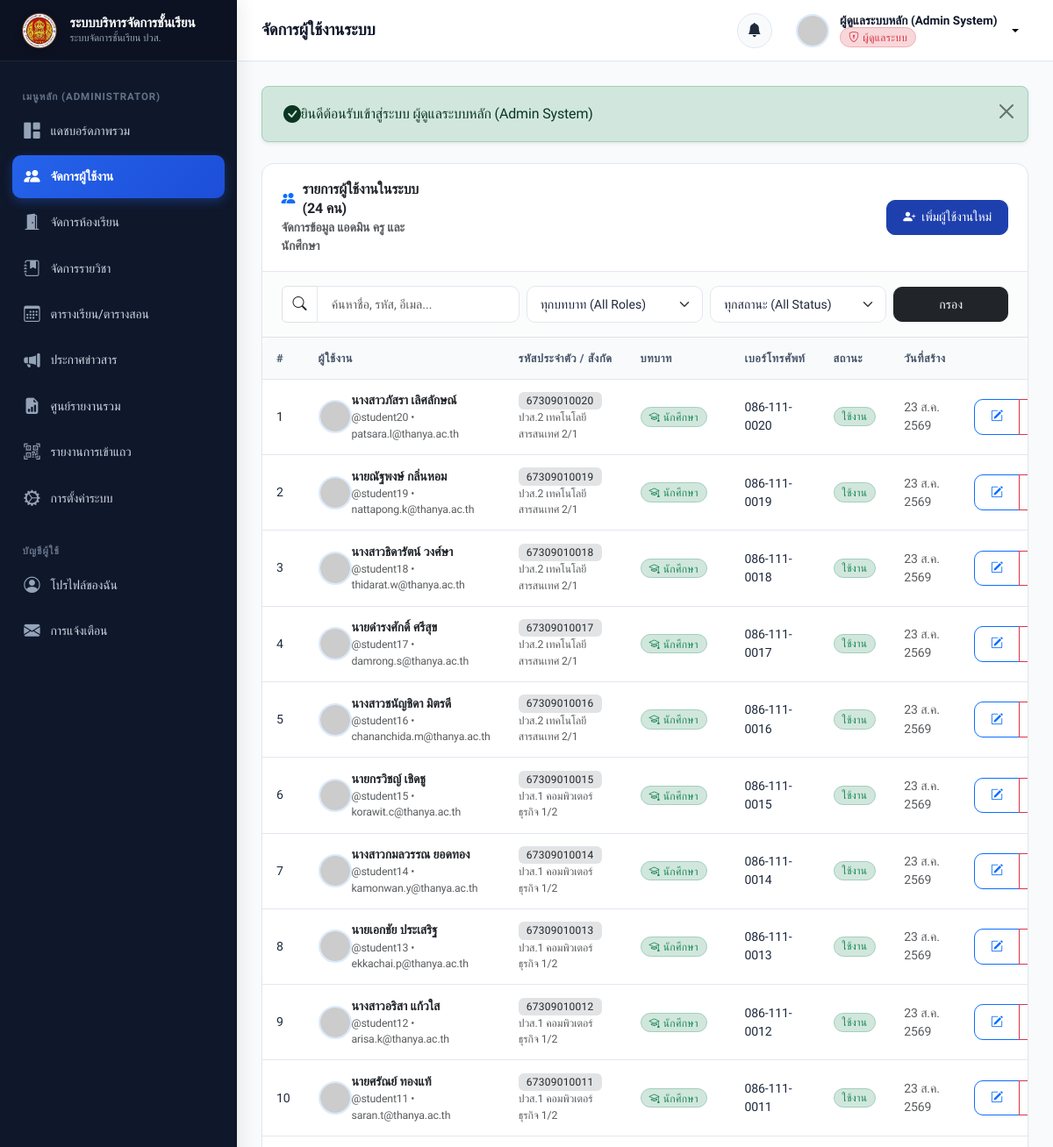
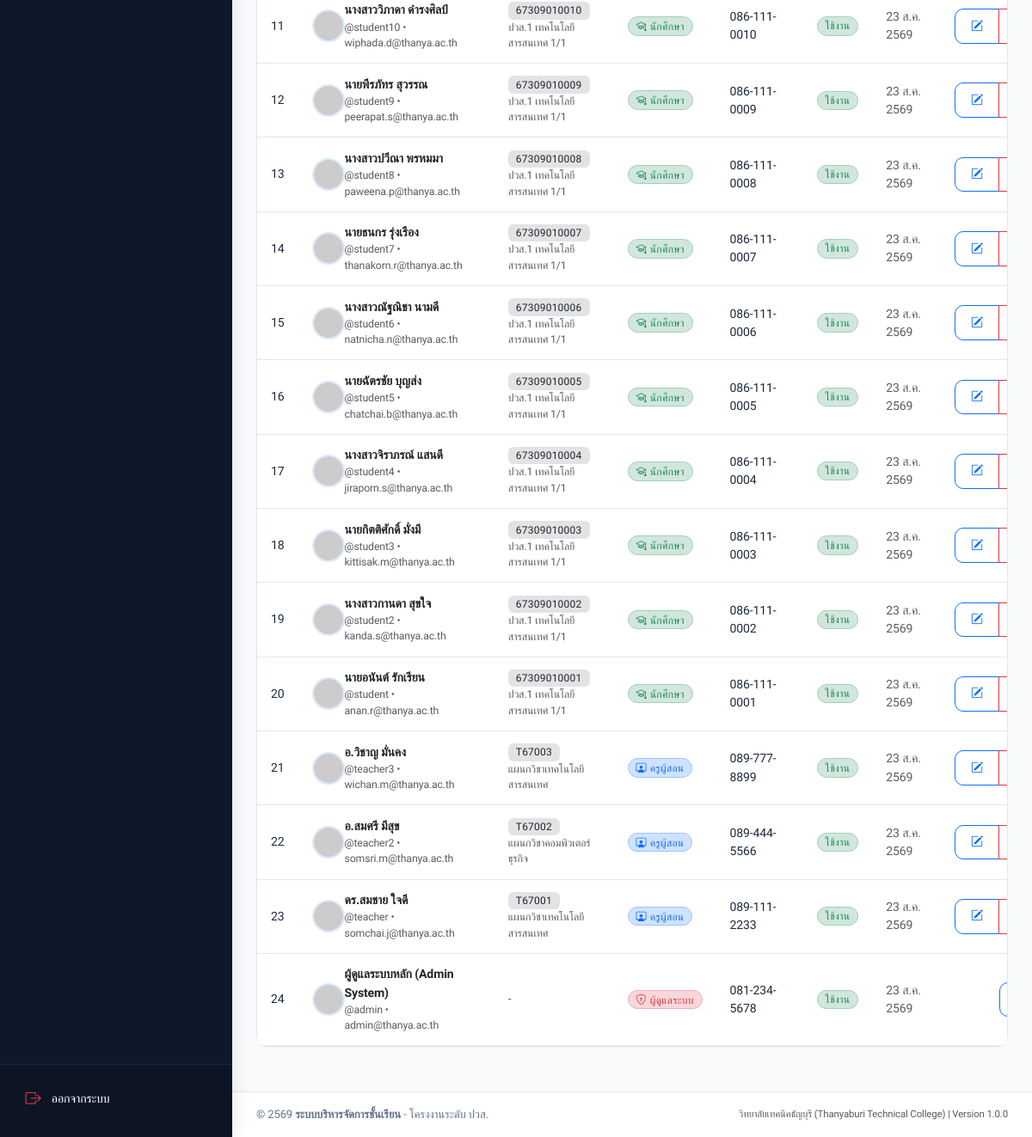
The page /admin/users.php (signed in) on the database its author committed (2 pictures, top to bottom).
### tables this page shows
CREATE TABLE `users` (
  `id` INT AUTO_INCREMENT PRIMARY KEY,
  `username` VARCHAR(50) NOT NULL UNIQUE,
  `password` VARCHAR(255) NOT NULL,
  `role` ENUM('admin', 'teacher', 'student') NOT NULL DEFAULT 'student',
  `email` VARCHAR(100) NOT NULL UNIQUE,
  `full_name` VARCHAR(100) NOT NULL,
  `phone` VARCHAR(20) DEFAULT NULL,
  `avatar` VARCHAR(255) DEFAULT NULL,
  `status` ENUM('active', 'inactive') NOT NULL DEFAULT 'active',
  `created_at` DATETIME NOT NULL DEFAULT CURRENT_TIMESTAMP,
  `updated_at` DATETIME NOT NULL DEFAULT CURRENT_TIMESTAMP ON UPDATE CURRENT_TIMESTAMP,
  INDEX `idx_users_role` (`role`),
  INDEX `idx_users_status` (`status`)
);

CREATE TABLE `students` (
  `id` INT AUTO_INCREMENT PRIMARY KEY,
  `user_id` INT NOT NULL UNIQUE,
  `student_code` VARCHAR(20) NOT NULL UNIQUE,
  `classroom_id` INT NOT NULL,
  `gender` ENUM('male', 'female', 'other') DEFAULT 'male',
  `birth_date` DATE DEFAULT NULL,
  `address` TEXT DEFAULT NULL,
  `parent_name` VARCHAR(100) DEFAULT NULL,
  `parent_phone` VARCHAR(20) DEFAULT NULL,
  `created_at` DATETIME NOT NULL DEFAULT CURRENT_TIMESTAMP,
  `updated_at` DATETIME NOT NULL DEFAULT CURRENT_TIMESTAMP ON UPDATE CURRENT_TIMESTAMP,
  CONSTRAINT `fk_students_user` FOREIGN KEY (`user_id`) REFERENCES `users` (`id`) ON DELETE CASCADE,
  CONSTRAINT `fk_students_classroom` FOREIGN KEY (`classroom_id`) REFERENCES `classrooms` (`id`) ON DELETE RESTRICT,
  INDEX `idx_students_code` (`student_code`),
  INDEX `idx_students_classroom` (`classroom_id`)
);

CREATE TABLE `classrooms` (
  `id` INT AUTO_INCREMENT PRIMARY KEY,
  `name` VARCHAR(100) NOT NULL,
  `level` VARCHAR(20) NOT NULL,
  `department` VARCHAR(100) NOT NULL DEFAULT 'แผนกวิชาเทคโนโลยีสารสนเทศ',
  `academic_year` VARCHAR(10) NOT NULL DEFAULT '2567',
  `homeroom_teacher_id` INT DEFAULT NULL,
  `description` VARCHAR(255) DEFAULT NULL,
  `created_at` DATETIME NOT NULL DEFAULT CURRENT_TIMESTAMP,
  `updated_at` DATETIME NOT NULL DEFAULT CURRENT_TIMESTAMP ON UPDATE CURRENT_TIMESTAMP
);

CREATE TABLE `teachers` (
  `id` INT AUTO_INCREMENT PRIMARY KEY,
  `user_id` INT NOT NULL UNIQUE,
  `teacher_code` VARCHAR(20) NOT NULL UNIQUE,
  `department` VARCHAR(100) NOT NULL DEFAULT 'แผนกวิชาเทคโนโลยีสารสนเทศ',
  `position` VARCHAR(100) NOT NULL DEFAULT 'ครูชำนาญการ',
  `created_at` DATETIME NOT NULL DEFAULT CURRENT_TIMESTAMP,
  `updated_at` DATETIME NOT NULL DEFAULT CURRENT_TIMESTAMP ON UPDATE CURRENT_TIMESTAMP,
  CONSTRAINT `fk_teachers_user` FOREIGN KEY (`user_id`) REFERENCES `users` (`id`) ON DELETE CASCADE
);

### includes/auth.php (called while the page is built, shortened)
<?php
require_once __DIR__ . '/csrf.php';
function isLoggedIn(): bool {
    return isset($_SESSION['user_id']) && !empty($_SESSION['user_id']);
}
function getCurrentUser(): ?array {
    return [
        'id'        => $_SESSION['user_id'] ?? null,
        'username'  => $_SESSION['username'] ?? '',
        'full_name' => $_SESSION['full_name'] ?? '',
        'email'     => $_SESSION['email'] ?? '',
        'role'      => $_SESSION['role'] ?? '',
        'avatar'    => $_SESSION['avatar'] ?? null,
        'role_id'   => $_SESSION['role_id'] ?? null,
        'classroom_id' => $_SESSION['classroom_id'] ?? null,
        'code'      => $_SESSION['user_code'] ?? ''
    ];
}

### includes/csrf.php (called while the page is built, shortened)
<?php
function generateCsrfToken(): string {
    return $_SESSION['csrf_token'];
}

### admin/users.php (the view, shortened to what this page needs)
<?php
require_once __DIR__ . '/../includes/auth.php';
require_once __DIR__ . '/../includes/csrf.php';
require_once __DIR__ . '/../includes/functions.php';
$pageTitle = 'จัดการผู้ใช้งานระบบ';
$search = trim($_GET['search'] ?? '');
$roleFilter = trim($_GET['role'] ?? 'all');
$statusFilter = trim($_GET['status'] ?? 'all');
$sql = "
    SELECT u.*,
           s.student_code, c.name as classroom_name,
           t.teacher_code, t.department
    FROM users u
    LEFT JOIN students s ON u.id = s.user_id
    LEFT JOIN classrooms c ON s.classroom_id = c.id
    LEFT JOIN teachers t ON u.id = t.user_id
    WHERE 1=1
";
$params = [];
$sql .= " ORDER BY u.id DESC";
try {
    $stmt = $pdo->prepare($sql);
    $stmt->execute($params);
    $users = $stmt->fetchAll();
} catch (PDOException $e) {
    $dbError = $e->getMessage();
    $users = [];
}
require_once __DIR__ . '/../includes/header.php';
require_once __DIR__ . '/../includes/sidebar.php';
require_once __DIR__ . '/../includes/navbar.php';
?>
<div class="card">
    <div class="card-header flex-column flex-md-row gap-3 align-items-start align-items-md-center">
        <div>
            <h5 class="card-title mb-0"><i class="bi bi-people-fill text-primary"></i> รายการผู้ใช้งานในระบบ (<?= count($users) ?> คน)</h5>
            <div class="small text-muted">จัดการข้อมูล แอดมิน ครู และนักศึกษา</div>
        </div>
        <div class="d-flex gap-2 w-100 w-md-auto justify-content-md-end">
            <a href="<?= BASE_URL ?>admin/user-form.php" class="btn btn-primary">
                <i class="bi bi-person-plus-fill"></i> เพิ่มผู้ใช้งานใหม่
            </a>
        </div>
    </div>
    <div class="card-body border-bottom bg-light bg-opacity-50 py-3">
        <form action="<?= BASE_URL ?>admin/users.php" method="GET" class="row g-2 align-items-center">
            <div class="col-md-4 col-12">
                <div class="input-group">
                    <span class="input-group-text bg-white"><i class="bi bi-search"></i></span>
                    <input type="text" name="search" class="form-control" placeholder="ค้นหาชื่อ, รหัส, อีเมล..." value="<?= htmlspecialchars($search) ?>">
                </div>
            </div>
            <div class="col-md-3 col-6">
                <select name="role" class="form-select" onchange="this.form.submit()">
                    <option value="all" <?= $roleFilter === 'all' ? 'selected' : '' ?>>ทุกบทบาท (All Roles)</option>
                </select>
            </div>
            <div class="col-md-3 col-6">
                <select name="status" class="form-select" onchange="this.form.submit()">
                    <option value="all" <?= $statusFilter === 'all' ? 'selected' : '' ?>>ทุกสถานะ (All Status)</option>
                </select>
            </div>
            <div class="col-md-2 col-12 d-flex gap-2">
                <button type="submit" class="btn btn-dark w-100">กรอง</button>
            </div>
        </form>
    </div>
    <div class="table-responsive">
        <table class="table table-hover align-middle mb-0" id="usersTable">
            <thead>
                <tr>
                    <th style="width: 50px;">#</th>
                    <th>ผู้ใช้งาน</th>
                    <th>รหัสประจำตัว / สังกัด</th>
                    <th>บทบาท</th>
                    <th>เบอร์โทรศัพท์</th>
                    <th>สถานะ</th>
                    <th>วันที่สร้าง</th>
                    <th class="text-end" style="width: 120px;">จัดการ</th>
                </tr>
            </thead>
            <tbody>
                <?php if (empty($users)): ?>
                    <tr>
                        <td colspan="8" class="text-center py-5 text-muted">
                            <i class="bi bi-inbox fs-1 d-block mb-2 text-secondary"></i>
                            ไม่พบข้อมูลผู้ใช้งานที่ตรงกับเงื่อนไข
                        </td>
                    </tr>
                <?php else: ?>
                    <?php foreach ($users as $index => $u): ?>
                        <tr>
                            <td><?= $index + 1 ?></td>
                            <td>
                                <div class="d-flex align-items-center gap-2.5">
                                    <img src="<?= getUserAvatarUrl($u['avatar'], $u['full_name']) ?>" class="user-avatar" alt="Avatar">
                                    <div>
                                        <div class="fw-semibold text-dark"><?= htmlspecialchars($u['full_name']) ?></div>
                                        <div class="small text-muted">@<?= htmlspecialchars($u['username']) ?> &bull; <?= htmlspecialchars($u['email']) ?></div>
                                    </div>
                                </div>
                            </td>
                            <td>
                                <?php if ($u['role'] === 'student'): ?>
                                    <span class="badge bg-secondary-subtle text-dark"><?= htmlspecialchars($u['student_code'] ?? '-') ?></span>
                                    <div class="small text-muted mt-0.5"><?= htmlspecialchars($u['classroom_name'] ?? 'ไม่มีห้องเรียน') ?></div>
                                <?php elseif ($u['role'] === 'teacher'): ?>
                                    <span class="badge bg-secondary-subtle text-dark"><?= htmlspecialchars($u['teacher_code'] ?? '-') ?></span>
                                    <div class="small text-muted mt-0.5"><?= htmlspecialchars($u['department'] ?? '-') ?></div>
                                <?php else: ?>
                                    <span class="text-muted">-</span>
                                <?php endif; ?>
                            </td>
                            <td><?= getRoleBadge($u['role']) ?></td>
                            <td class="small"><?= htmlspecialchars($u['phone'] ?? '-') ?></td>
                            <td>
                                <?php if ($u['status'] === 'active'): ?>
                                    <span class="badge bg-success-subtle text-success border border-success-subtle rounded-pill">ใช้งาน</span>
                                <?php else: ?>
                                    <span class="badge bg-danger-subtle text-danger border border-danger-subtle rounded-pill">ปิดใช้งาน</span>
                                <?php endif; ?>
                            </td>
                            <td class="small text-muted"><?= formatThaiDate($u['created_at'], false, true) ?></td>
                            <td class="text-end">
                                <div class="btn-group btn-group-sm">
                                    <a href="<?= BASE_URL ?>admin/user-form.php?id=<?= $u['id'] ?>" class="btn btn-outline-primary" title="แก้ไข">
                                        <i class="bi bi-pencil-square"></i>
                                    </a>
                                    <?php if ($u['id'] !== $currentUser['id']): ?>
                                        <button type="button" class="btn btn-outline-danger" title="ลบ" onclick="confirmDelete('<?= BASE_URL ?>admin/users.php?action=delete&id=<?= $u['id'] ?>&csrf_token=<?= generateCsrfToken() ?>', 'คุณแน่ใจหรือไม่ว่าต้องการลบผู้ใช้ <?= addslashes($u['full_name']) ?>?')">
                                        </button>
                                    <?php endif; ?>
                                </div>
                            </td>
                        </tr>
                    <?php endforeach; ?>
                <?php endif; ?>
            </tbody>
        </table>
    </div>
</div>
<?php require_once __DIR__ . '/../includes/footer.php'; ?>

### includes/navbar.php (shortened to what this page needs)
<?php
require_once __DIR__ . '/functions.php';
$currentUser = getCurrentUser();
$avatarUrl = getUserAvatarUrl($currentUser['avatar'] ?? null, $currentUser['full_name'] ?? 'User');
?>
<div class="app-main">
    <header class="app-topbar">
        <div class="topbar-left">
            <div class="page-title-box">
                <h1><?= htmlspecialchars($pageTitle ?? APP_NAME) ?></h1>
            </div>
        </div>
        <div class="topbar-right">
            <div class="dropdown">
                <a href="<?= BASE_URL ?>notifications/notifications.php" class="topbar-btn" title="การแจ้งเตือน">
                    <i class="bi bi-bell-fill"></i>
                </a>
            </div>
            <div class="dropdown">
                <button class="user-profile-dropdown dropdown-toggle" type="button" data-bs-toggle="dropdown" aria-expanded="false">
                    <img src="<?= $avatarUrl ?>" alt="Avatar" class="user-avatar">
                    <div class="user-info d-none d-md-flex">
                        <span class="user-name"><?= htmlspecialchars($currentUser['full_name'] ?? 'ผู้ใช้งาน') ?></span>
                        <span class="user-role-text"><?= getRoleBadge($currentUser['role'] ?? '') ?></span>
                    </div>
                </button>
            </div>
        </div>
    </header>
    <main class="app-content">
        <?= displayFlashMessages() ?>

### includes/functions.php (shortened to what this page needs)
<?php
function formatThaiDate(?string $dateStr, bool $showTime = false, bool $shortMonth = false): string {
    $thaiMonthsFull = [
        1 => 'มกราคม', 2 => 'กุมภาพันธ์', 3 => 'มีนาคม', 4 => 'เมษายน',
        5 => 'พฤษภาคม', 6 => 'มิถุนายน', 7 => 'กรกฎาคม', 8 => 'สิงหาคม',
        9 => 'กันยายน', 10 => 'ตุลาคม', 11 => 'พฤศจิกายน', 12 => 'ธันวาคม'
    ];
    $thaiMonthsShort = [
        1 => 'ม.ค.', 2 => 'ก.พ.', 3 => 'มี.ค.', 4 => 'เม.ย.',
        5 => 'พ.ค.', 6 => 'มิ.ย.', 7 => 'ก.ค.', 8 => 'ส.ค.',
        9 => 'ก.ย.', 10 => 'ต.ค.', 11 => 'พ.ย.', 12 => 'ธ.ค.'
    ];
    $time = strtotime($dateStr);
    $day = date('j', $time);
    $monthNum = (int)date('n', $time);
    $year = (int)date('Y', $time) + 543;
    $monthName = $shortMonth ? ($thaiMonthsShort[$monthNum] ?? '') : ($thaiMonthsFull[$monthNum] ?? '');
    $result = "{$day} {$monthName} {$year}";
    return $result;
}
function getRoleBadge(string $role): string {
    switch ($role) {
        case 'admin':
            return '<span class="badge bg-danger-subtle text-danger border border-danger-subtle px-2.5 py-1 rounded-pill"><i class="bi bi-shield-lock me-1"></i>ผู้ดูแลระบบ</span>';
        case 'teacher':
            return '<span class="badge bg-primary-subtle text-primary border border-primary-subtle px-2.5 py-1 rounded-pill"><i class="bi bi-person-workspace me-1"></i>ครูผู้สอน</span>';
        case 'student':
            return '<span class="badge bg-success-subtle text-success border border-success-subtle px-2.5 py-1 rounded-pill"><i class="bi bi-mortarboard me-1"></i>นักศึกษา</span>';
    }
}
function displayFlashMessages(): string {
    $types = [
        'success' => ['class' => 'alert-success', 'icon' => 'bi-check-circle-fill'],
        'error'   => ['class' => 'alert-danger',  'icon' => 'bi-exclamation-octagon-fill'],
        'warning' => ['class' => 'alert-warning', 'icon' => 'bi-exclamation-triangle-fill'],
        'info'    => ['class' => 'alert-info',    'icon' => 'bi-info-circle-fill']
    ];
    $html = '';
    foreach ($types as $type => $conf) {
        $key = 'flash_' . $type;
        if (isset($_SESSION[$key])) {
            $msg = htmlspecialchars($_SESSION[$key], ENT_QUOTES, 'UTF-8');
            $html .= '<div class="alert ' . $conf['class'] . ' alert-dismissible fade show shadow-sm rounded-3 py-3 px-4 mb-4" role="alert">
                        <div class="d-flex align-items-center">
                            <i class="bi ' . $conf['icon'] . ' fs-5 me-2.5"></i>
                            <div class="fw-medium">' . $msg . '</div>
                        </div>
                        <button type="button" class="btn-close" data-bs-dismiss="alert" aria-label="Close"></button>
                      </div>';
        }
    }
    return $html;
}
function getUserAvatarUrl(?string $avatar, string $name = 'User'): string {
    $encodedName = urlencode(mb_substr($name, 0, 2));
    return "https://ui-avatars.com/api/?name={$encodedName}&background=3b82f6&color=ffffff&size=128&bold=true";
}

### rows shown on the page
users: full_name "ผู้ดูแลระบบหลัก (Admin System)", username "admin", email "admin@thanya.ac.th", role "admin" (drawn), phone "081-234-5678", status "ใช้งาน", created_at "23 ส.ค. 2569"
students: user.full_name "นางสาวภัสรา เลิศลักษณ์", user.username "student20", user.email "patsara.l@thanya.ac.th", student_code "67309010020", classroom.name "ปวส.2 เทคโนโลยีสารสนเทศ 2/1", shows "นักศึกษา", user.phone "086-111-0020", user.created_at "23 ส.ค. 2569"
students: user.full_name "นายณัฐพงษ์ กลิ่นหอม", user.username "student19", user.email "nattapong.k@thanya.ac.th", student_code "67309010019", classroom.name "ปวส.2 เทคโนโลยีสารสนเทศ 2/1", shows "นักศึกษา", user.phone "086-111-0019", user.created_at "23 ส.ค. 2569"
students: user.full_name "นางสาวธิดารัตน์ วงศ์ษา", user.username "student18", user.email "thidarat.w@thanya.ac.th", student_code "67309010018", classroom.name "ปวส.2 เทคโนโลยีสารสนเทศ 2/1", shows "นักศึกษา", user.phone "086-111-0018", user.created_at "23 ส.ค. 2569"
students: user.full_name "นายดำรงศักดิ์ ศรีสุข", user.username "student17", user.email "damrong.s@thanya.ac.th", student_code "67309010017", classroom.name "ปวส.2 เทคโนโลยีสารสนเทศ 2/1", shows "นักศึกษา", user.phone "086-111-0017", user.created_at "23 ส.ค. 2569"
students: user.full_name "นางสาวชนัญชิดา มิตรดี", user.username "student16", user.email "chananchida.m@thanya.ac.th", student_code "67309010016", classroom.name "ปวส.2 เทคโนโลยีสารสนเทศ 2/1", shows "นักศึกษา", user.phone "086-111-0016", user.created_at "23 ส.ค. 2569"
students: user.full_name "นายกรวิชญ์ เชิดชู", user.username "student15", user.email "korawit.c@thanya.ac.th", student_code "67309010015", classroom.name "ปวส.1 คอมพิวเตอร์ธุรกิจ 1/2", shows "นักศึกษา", user.phone "086-111-0015", user.created_at "23 ส.ค. 2569"
students: user.full_name "นางสาวกมลวรรณ ยอดทอง", user.username "student14", user.email "kamonwan.y@thanya.ac.th", student_code "67309010014", classroom.name "ปวส.1 คอมพิวเตอร์ธุรกิจ 1/2", shows "นักศึกษา", user.phone "086-111-0014", user.created_at "23 ส.ค. 2569"
students: user.full_name "นายเอกชัย ประเสริฐ", user.username "student13", user.email "ekkachai.p@thanya.ac.th", student_code "67309010013", classroom.name "ปวส.1 คอมพิวเตอร์ธุรกิจ 1/2", shows "นักศึกษา", user.phone "086-111-0013", user.created_at "23 ส.ค. 2569"
students: user.full_name "นางสาวอริสา แก้วใส", user.username "student12", user.email "arisa.k@thanya.ac.th", student_code "67309010012", classroom.name "ปวส.1 คอมพิวเตอร์ธุรกิจ 1/2", shows "นักศึกษา", user.phone "086-111-0012", user.created_at "23 ส.ค. 2569"
students: user.full_name "นายศรัณย์ ทองแท้", user.username "student11", user.email "saran.t@thanya.ac.th", student_code "67309010011", classroom.name "ปวส.1 คอมพิวเตอร์ธุรกิจ 1/2", shows "นักศึกษา", user.phone "086-111-0011", user.created_at "23 ส.ค. 2569"
students: user.full_name "นางสาววิภาดา ดำรงศิลป์", user.username "student10", user.email "wiphada.d@thanya.ac.th", student_code "67309010010", classroom.name "ปวส.1 เทคโนโลยีสารสนเทศ 1/1", shows "นักศึกษา", user.phone "086-111-0010", user.created_at "23 ส.ค. 2569"
students: user.full_name "นายพีรภัทร สุวรรณ", user.username "student9", user.email "peerapat.s@thanya.ac.th", student_code "67309010009", classroom.name "ปวส.1 เทคโนโลยีสารสนเทศ 1/1", shows "นักศึกษา", user.phone "086-111-0009", user.created_at "23 ส.ค. 2569"
students: user.full_name "นางสาวปวีณา พรหมมา", user.username "student8", user.email "paweena.p@thanya.ac.th", student_code "67309010008", classroom.name "ปวส.1 เทคโนโลยีสารสนเทศ 1/1", shows "นักศึกษา", user.phone "086-111-0008", user.created_at "23 ส.ค. 2569"
students: user.full_name "นายธนกร รุ่งเรือง", user.username "student7", user.email "thanakorn.r@thanya.ac.th", student_code "67309010007", classroom.name "ปวส.1 เทคโนโลยีสารสนเทศ 1/1", shows "นักศึกษา", user.phone "086-111-0007", user.created_at "23 ส.ค. 2569"
students: user.full_name "นางสาวณัฐณิชา นามดี", user.username "student6", user.email "natnicha.n@thanya.ac.th", student_code "67309010006", classroom.name "ปวส.1 เทคโนโลยีสารสนเทศ 1/1", shows "นักศึกษา", user.phone "086-111-0006", user.created_at "23 ส.ค. 2569"
students: user.full_name "นายฉัตรชัย บุญส่ง", user.username "student5", user.email "chatchai.b@thanya.ac.th", student_code "67309010005", classroom.name "ปวส.1 เทคโนโลยีสารสนเทศ 1/1", shows "นักศึกษา", user.phone "086-111-0005", user.created_at "23 ส.ค. 2569"
students: user.full_name "นางสาวจิราภรณ์ แสนดี", user.username "student4", user.email "jiraporn.s@thanya.ac.th", student_code "67309010004", classroom.name "ปวส.1 เทคโนโลยีสารสนเทศ 1/1", shows "นักศึกษา", user.phone "086-111-0004", user.created_at "23 ส.ค. 2569"
students: user.full_name "นายกิตติศักดิ์ มั่งมี", user.username "student3", user.email "kittisak.m@thanya.ac.th", student_code "67309010003", classroom.name "ปวส.1 เทคโนโลยีสารสนเทศ 1/1", shows "นักศึกษา", user.phone "086-111-0003", user.created_at "23 ส.ค. 2569"
students: user.full_name "นางสาวกานดา สุขใจ", user.username "student2", user.email "kanda.s@thanya.ac.th", student_code "67309010002", classroom.name "ปวส.1 เทคโนโลยีสารสนเทศ 1/1", shows "นักศึกษา", user.phone "086-111-0002", user.created_at "23 ส.ค. 2569"
students: user.full_name "นายอนันต์ รักเรียน", user.username "student", user.email "anan.r@thanya.ac.th", student_code "67309010001", classroom.name "ปวส.1 เทคโนโลยีสารสนเทศ 1/1", shows "นักศึกษา", user.phone "086-111-0001", user.created_at "23 ส.ค. 2569"
teachers: user.full_name "อ.วิชาญ มั่นคง", user.username "teacher3", user.email "wichan.m@thanya.ac.th", teacher_code "T67003", department "แผนกวิชาเทคโนโลยีสารสนเทศ", shows "ครูผู้สอน", user.phone "089-777-8899", user.created_at "23 ส.ค. 2569"
teachers: user.full_name "อ.สมศรี มีสุข", user.username "teacher2", user.email "somsri.m@thanya.ac.th", teacher_code "T67002", department "แผนกวิชาคอมพิวเตอร์ธุรกิจ", shows "ครูผู้สอน", user.phone "089-444-5566", user.created_at "23 ส.ค. 2569"
teachers: user.full_name "ดร.สมชาย ใจดี", user.username "teacher", user.email "somchai.j@thanya.ac.th", teacher_code "T67001", department "แผนกวิชาเทคโนโลยีสารสนเทศ", shows "ครูผู้สอน", user.phone "089-111-2233", user.created_at "23 ส.ค. 2569"

### other values the page prints
APP_NAME "ระบบบริหารจัดการชั้นเรียน"
$pageTitle "จัดการผู้ใช้งานระบบ"
$msg "ยินดีต้อนรับเข้าสู่ระบบ ผู้ดูแลระบบหลัก (Admin System)"
count($users) "24"
APP_SUBTITLE "วิทยาลัยเทคนิคธัญบุรี (Thanyaburi Technical College)"
APP_VERSION "1.0.0"
